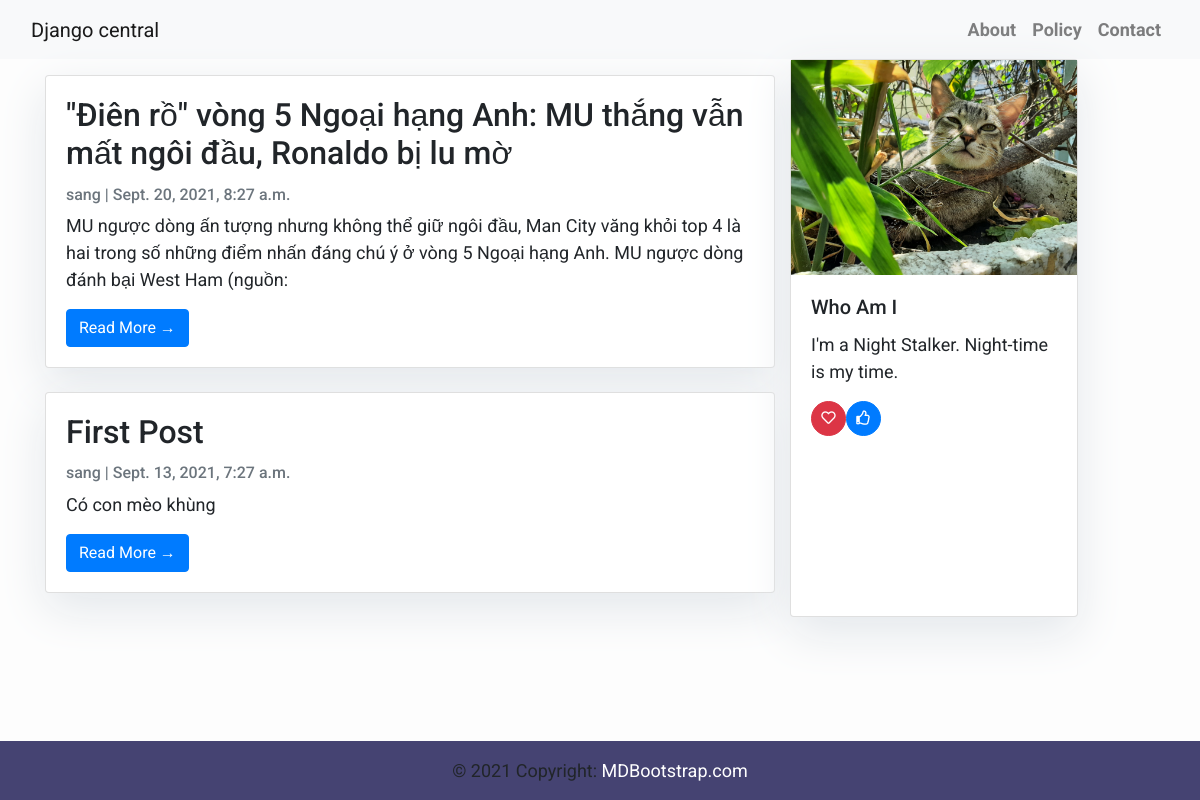
Page /blog on the committed database.
### web/models.py (models this page shows, shortened)
class Post(models.Model):
    title = models.CharField(max_length=200, unique=True)
    slug = models.SlugField(max_length=200, unique=True)
    author = models.ForeignKey(User, on_delete= models.CASCADE,related_name='blog_posts')
    updated_on = models.DateTimeField(auto_now= True)
    content = models.TextField()
    created_on = models.DateTimeField(auto_now_add=True)
    status = models.IntegerField(choices=STATUS, default=0)
    class Meta:
        ordering = ['-created_on']

### web/views.py (the view)
# urls.py: path('blog', views.PostList.as_view(), name='home'),
class PostList(generic.ListView):
    queryset = Post.objects.filter(status=1).order_by('-created_on')
    template_name = 'index.html'

### web/templates/index.html (shortened to what this page needs)
{% extends "base.html" %}
{% block content %}
<div class="container">
    <div class="row">
        <div class="col-md-8 mt-3 left">
            {% for post in post_list %}
            <div class="card mb-4">
                <div class="card-body">
                    <h2 class="card-title">{{ post.title }}</h2>
                    <p class="card-text text-muted h6">{{ post.author }} | {{ post.created_on}} </p>
                    <p class="card-text">{{post.content|slice:":200" }}</p>
                    <a href="{% url 'post_detail' post.slug  %}" class="btn btn-primary">Read More &rarr;</a>
                </div>
            </div>
            {% endfor %}
        </div>
        {% block sidebar %} {% include 'sidebar.html' %} {% endblock sidebar %}
    </div>
{%endblock%}

### web/templates/base.html (shortened to what this page needs)
<!DOCTYPE html>
<html>
    <head>
        <link rel="stylesheet" href="https://maxcdn.bootstrapcdn.com/bootstrap/4.0.0/css/bootstrap.min.css"
 />
    </head>
    <body>
        <nav class="navbar navbar-expand-lg navbar-light bg-light shadow" id="mainNav">
            <div class="container-fluid">
                <a class="navbar-brand" href="{% url 'home' %}">Django central</a>
                <div class="collapse navbar-collapse" id="navbarResponsive">
                    <ul class="navbar-nav ml-auto">
                        <li class="nav-item text-black">
                            <a class="nav-link text-black font-weight-bold" href="/">About</a>
                        </li>
                        <li class="nav-item text-black">
                            <a class="nav-link text-black font-weight-bold" href="#">Policy</a>
                        </li>
                        <li class="nav-item text-black">
                            <a class="nav-link text-black font-weight-bold" href="#">Contact</a>
                        </li>
                    </ul>
                </div>
            </div>
        </nav>
        {% block content %}{% endblock content %}
        <footer class="fixed-bottom">
             <div class="text-center p-3" style="background-color: #454372">
                © 2021 Copyright:
                <a class="text-white" href="https://mdbootstrap.com/">MDBootstrap.com</a>
             </div>
        </footer>
    </body>
</html>

### web/templates/sidebar.html (shortened to what this page needs)
{% load static %}
{% block sidebar %}
<head>
    <link href="https://cdnjs.cloudflare.com/ajax/libs/font-awesome/5.15.1/css/all.min.css" rel="stylesheet">
</head>
<div class="card" style="width: 18rem;">
    <img
      src="{%  static 'img/cat.jpg'%}"
      class="card-img-right"
      alt="Cat"
    />
    <div class="card-body">
      <h5 class="card-title">Who Am I</h5>
      <p class="card-text">
        I'm a Night Stalker. Night-time is my time.
      </p>
      <button type="button" class="btn btn-outline btn-danger btn-circle btn-circle-sm "><i class="far fa-heart"></i>
      <button type="button" class="btn btn-outline btn-primary btn-circle btn-circle-sm "><i class="far fa-thumbs-up"></i>
    </div>
  </div>
</div>
{% endblock sidebar %}

### web/templates/index.html (style rules this page uses)
body { font-family: "Roboto", sans-serif; font-size: 18px; background-color: #fdfdfd; }
.card { box-shadow: 0 16px 48px #E3E7EB; }

### web/templates/sidebar.html (style rules this page uses)
.btn-circle { width: 45px; height: 45px; line-height: 45px; text-align: center; padding: 0; border-radius: 50%; }
.btn-circle i { position: relative; top: -1px; }
.btn-circle-sm { width: 35px; height: 35px; line-height: 35px; font-size: 0.9rem; }

### rows in the picture
Post: title "\"Điên rồ\" vòng 5 Ngoại hạng Anh: MU thắng vẫn mất ngôi đầu, Ronaldo bị lu mờ", author "sang", created_on "Sept. 20, 2021, 8:27 a.m.", content "MU ngược dòng ấn tượng nhưng không thể giữ ngôi đầu, Man City văng khỏi top 4 là hai trong số những điểm nhấn đáng chú ý ở vòng 5 Ngoại hạng Anh. MU ngược dòng đánh bại West Ham (nguồn:"
Post: title "First Post", author "sang", created_on "Sept. 13, 2021, 7:27 a.m.", content "Có con mèo khùng"
